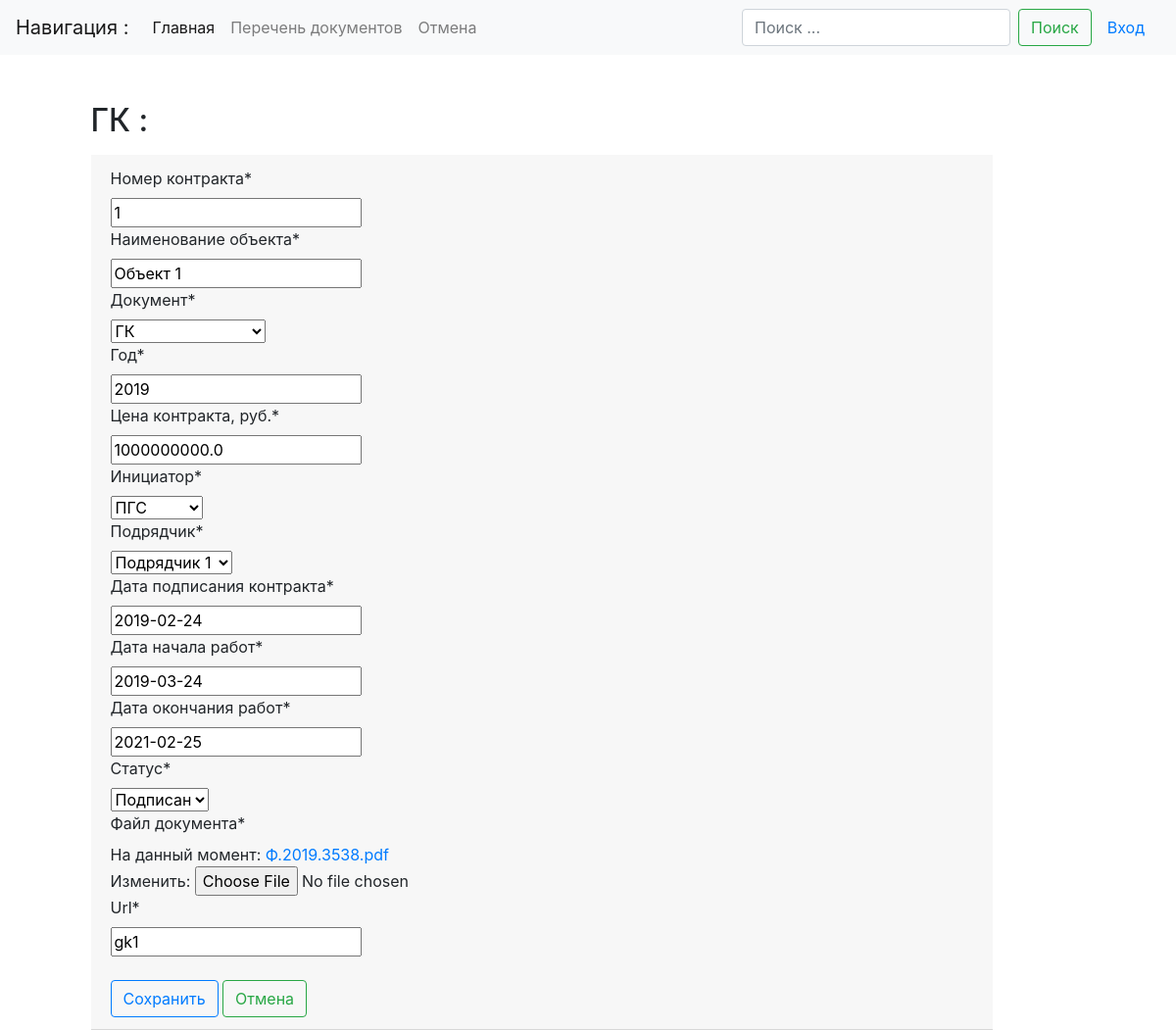
The page /update/1 on the database as committed earlier.
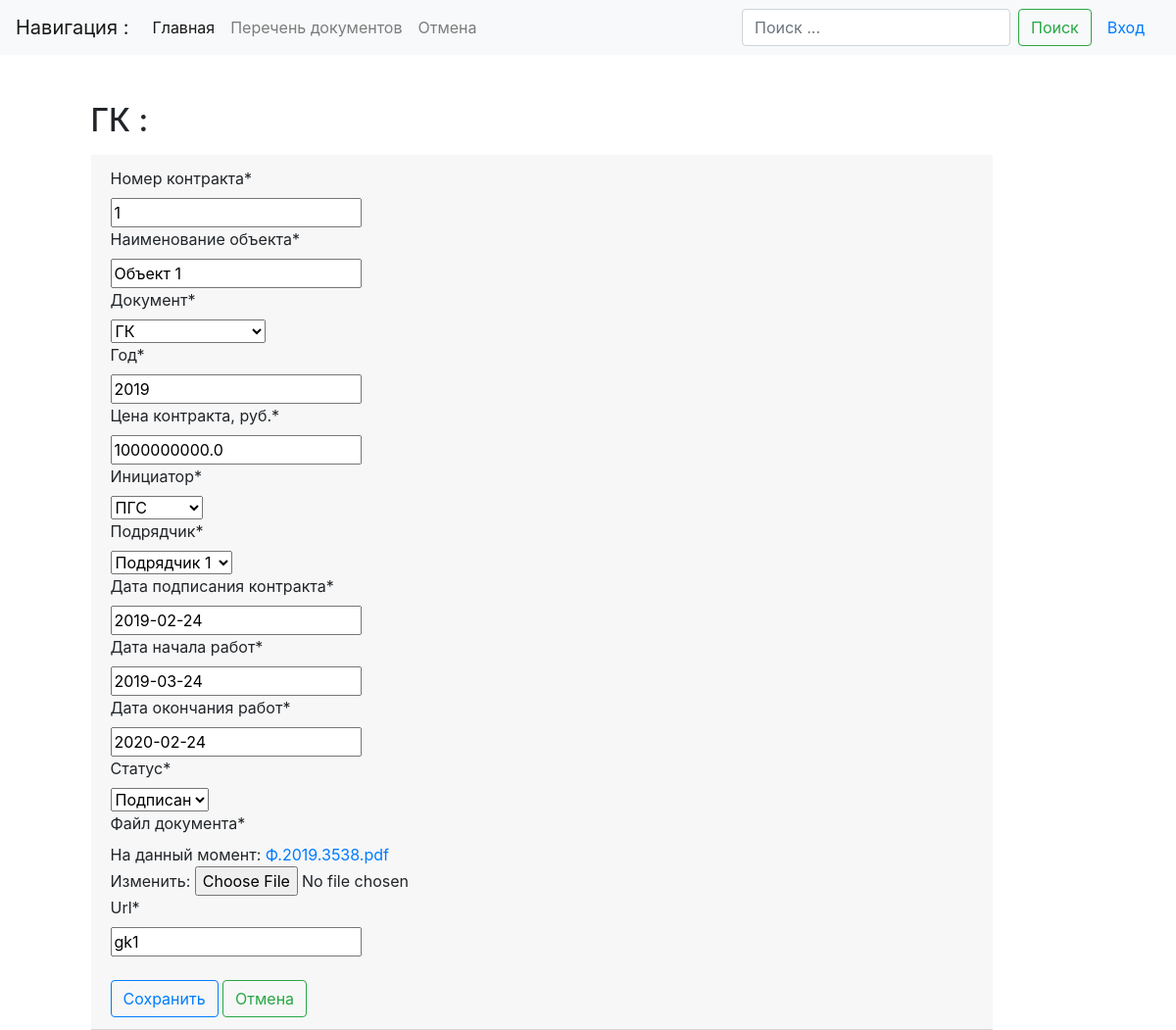
The same page on the database as committed later.
### docslist/models.py (models this page shows, shortened)
class Docs(models.Model):
    num_contract = models.CharField('Номер контракта', max_length=20, db_index=True, default='-')
    title = models.CharField('Наименование объекта', max_length=500, db_index=True, default='-')
    type_doc = models.ForeignKey(TypeDoc, on_delete=models.DO_NOTHING, verbose_name='Документ', default='-')
    year = models.PositiveSmallIntegerField('Год', default='1970')
    c_contract = models.FloatField('Цена контракта, руб.', max_length=50, default=0)
    ini_contract = models.ForeignKey(Initiator, on_delete=models.DO_NOTHING, verbose_name='Инициатор', null=True)
    uch_contract = models.ForeignKey(Contractor, on_delete=models.DO_NOTHING, verbose_name='Подрядчик', null=True)
    in_contract = models.DateField('Дата подписания контракта', default=date.today)
    in_work = models.DateField('Дата начала работ', default=date.today)
    out_work = models.DateField('Дата окончания работ', default=date.today)
    stat_contract = models.ForeignKey(StatusDoc, on_delete=models.DO_NOTHING, verbose_name='Статус', default='-')
    file_obj = models.FileField('Файл документа', upload_to='')
    url = models.SlugField(max_length=130, unique=True)
    data_stamp = models.DateTimeField(auto_now_add=True)
    class Meta:
        verbose_name = "Документ"
        verbose_name_plural = "Документы"
        ordering = ('year', 'num_contract',)  # сортировка

class TypeDoc(models.Model):
    name = models.CharField(max_length=100, unique=True, db_index=True, verbose_name='Документ')
    description = models.TextField("Описание")
    url = models.SlugField(max_length=160, unique=True)
    def __str__(self):
        return '{}'.format(self.name)
    class Meta:
        verbose_name = "Тип документа"
        verbose_name_plural = "Типы документов"
        ordering = ('name',)  # сортировка

### docslist/views.py (the view)
# urls.py: path('update/<int:pk>', DocUpdateView.as_view(), name='doc-update'),
class DocUpdateView(UpdateView):
    model = Docs
    fields = '__all__'  # все поля
    template_name_suffix = '_form'
    success_url = reverse_lazy('docs-list')

### docslist/models.py (called while the page is built)
    def __str__(self):
        return '{}'.format(self.name)

    def __str__(self):
        return '{}'.format(self.name)

    def __str__(self):
        return '{}'.format(self.name)

### templates/docslist/docs_form.html (shortened to what this page needs)
{% extends 'base.html' %}
{% load crispy_forms_tags %}
{% block content %}
    <h2 class="mb-3">{{ docs.type_doc }} : </h2>
    <form method="post" enctype="multipart/form-data">
        <div class="card-header">
          <div class="row">
            <div class="col-12">
              {{ form|crispy}}
            </div>
          </div>
          <br>
          <div class="row">
            <div class="col-12">
              <button class="btn btn-outline-primary">Сохранить</button>
              <a href="{% url 'docs-list' %}" class="btn btn-outline-success my-1 my-sm-0">Отмена</a>
            </div>
          </div>
        </div>
    </form>
{% endblock %}

Rows that differ between the two databases and show on the page:
changed Docs "Объект 1": out_work "2021-02-25" → "2020-02-24"
